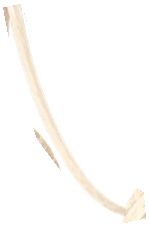
#> input picture tools/GreatSilkMothRig/parts/bridge_silk.png, 149 x 227 px, given in place of character-generated.png, which was not available
$ python prepare_great_silk_moth.py
#> lines starting #> are read from the running program, lines starting #| are printed output that depends on the picture; after the words box and inside, x2 and y2 are one past the last pixel; in counts of white or black regions, pixels touching at a corner belong together; pictures that were not available may be replaced by others from this repository, and a replacement may not be noted
"""Partition the approved Sunburst sprite without replacing the painted silhouette."""
from pathlib import Path
import json
import shutil
import hashlib
import numpy as np
from PIL import Image, ImageDraw
import cv2

ROOT = Path(__file__).resolve().parents[1]
SOURCE = ROOT / 'source_assets/monsters/great_silk_moth'
PARTS = ROOT / 'tools/GreatSilkMothRig/parts'
PARTS.mkdir(parents=True, exist_ok=True)
image = Image.open(SOURCE / 'character-generated.png').convert('RGBA')
#> image is the input picture: PIL image 149x227 RGBA; mean R, G, B, A 140, 127.6, 115.5, 25.7
a = np.array(image)
# Remove detached extraction specks; preserve fine connected hair and silk.
count, labels, stats, _ = cv2.connectedComponentsWithStats((a[:,:,3] > 8).astype('uint8'), 8)
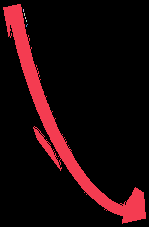
#> labels: shape (227, 149) int32; 7 distinct labels, from 0 to 6; one colour per label, 0 black
#> count = 7; stats = [[0, 0, 149, 227, 29800], [3, 4, 143, 220, 4010], [23, 9, 1, 3, 3], [24, 13, 1, 3, 3], [25, 17, 1, 2, 2], [26, 20, 1, 2, 2], [26, 24, 2, 3, 3]]
for i in range(1, count):
    if stats[i, cv2.CC_STAT_AREA] < 10:
        a[labels == i, 3] = 0
#> a: shape (227, 149, 4); 0.04% of pixels changed, all inside (x1, y1, x2, y2) = (23, 9, 28, 27)
image = Image.fromarray(a)
image.save(SOURCE / 'character-final.png')
def polygon(points):
    mask = Image.new('L', image.size)
#> mask: PIL image 149x227 L; every value is 0
    ImageDraw.Draw(mask).polygon(points, fill=255)
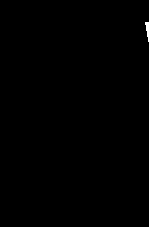
#> mask: PIL image 149x227 L; 0.14% white; 1 white region, box (x1, y1, x2, y2) and area: (145, 22, 149, 42) 47
    return np.array(mask) > 0
regions = [
 ('wing_far',[(145,22),(445,22),(675,430),(637,499),(483,527),(359,366),(178,208)]),
 ('wing_near',[(516,484),(790,198),(1165,15),(1379,15),(1385,475),(1320,666),(1040,658),(760,613),(623,579)]),
 ('wing_hind',[(600,550),(760,565),(897,628),(999,688),(1065,865),(790,898),(636,711)]),
 ('body',[(282,455),(422,431),(505,420),(599,470),(650,541),(675,644),(729,730),(808,844),(777,914),(659,900),(548,825),(494,766),(389,735),(305,653),(274,534)]),
 ('silk_a',[(335,672),(371,675),(392,801),(412,874),(419,937),(307,944),(304,807),(325,782)]),
 ('silk_b',[(469,718),(495,718),(513,856),(577,899),(579,1009),(439,1019),(430,947),(463,855)]),
 ('tail',[(743,847),(778,851),(847,887),(1036,910),(1074,1035),(1020,1110),(850,1029),(733,914)]),
 ('bridge_silk',[(347,690),(365,686),(381,746),(403,805),(450,852),(487,875),
                 (489,901),(466,906),(415,867),(381,822),(359,755)])
]
names=['body','wing_far','wing_near','wing_hind','silk_a','silk_b','tail','bridge_silk']
assignment=np.zeros(a.shape[:2],np.uint8)
masks={name:polygon(points) for name,points in regions}
#> masks = 8 items
for name, points in regions:
    assignment[masks[name]]=names.index(name)
# The near feather was originally split between the rear wing and body.
# Protect both complete feelers before inferring unassigned edge pixels.
near_feeler=polygon([(295,326),(330,327),(372,337),(414,361),(446,393),(467,434),
                     (479,500),(455,482),(446,443),(398,421),(353,398),(313,362)])
far_feeler=polygon([(49,388),(145,386),(235,349),(291,361),(344,401),(369,455),
                    (375,502),(355,495),(341,451),(316,431),(231,478),(130,488),(82,448)])
feelers=near_feeler|far_feeler
masks['body']|=feelers
assignment[feelers]=names.index('body')
unassigned=(assignment==names.index('body'))&~masks['body']
nearest=np.argmin(np.stack([cv2.distanceTransform((~masks[name]).astype('uint8'),
                        cv2.DIST_L2,3) for name in names]),axis=0)
#> nearest: shape (227, 149) int64; every value is 1
assignment[unassigned]=nearest[unassigned]
#> assignment: shape (227, 149); every value is 1
meta={}
recomposed=np.zeros_like(a)
for i,name in enumerate(names):
    mask=(assignment==i).astype('uint8')
    # Painted overlap underneath neighbouring wing planes/neck prevents seams
    # opening during the fan stroke. Only existing silhouette pixels are used.
    if name.startswith('wing_'):
        mask=cv2.dilate(mask,np.ones((31,31),np.uint8))
        # A wing must not carry a second, detached copy of either feather.
        mask[feelers]=0
    elif name in ('silk_a','silk_b','tail'):
        mask=cv2.dilate(mask,np.ones((7,7),np.uint8))
    part=a.copy(); part[mask==0,3]=0
    y,x=np.where(part[:,:,3]>0)
#> (the run stopped early here; a loop or call above may not have finished)

$ run again, on tools/GreatSilkMothRig/parts/wing_hind.png
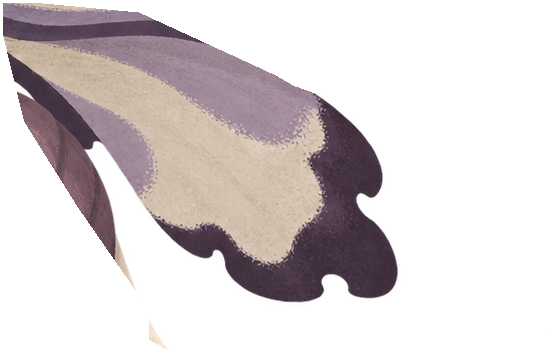
#> input picture tools/GreatSilkMothRig/parts/wing_hind.png, 553 x 360 px, given in place of character-generated.png, which was not available
#> image is the input picture: PIL image 553x360 RGBA; mean R, G, B, A 94.8, 81.3, 83.2, 90.2
#> labels: shape (360, 553) int32; 3 distinct labels, from 0 to 2
#> count = 3; stats = [[0, 0, 553, 360, 127301], [3, 3, 395, 300, 71574], [149, 319, 21, 32, 205]]
#> in polygon, `ImageDraw.Draw(mask).polygon(points, fill=255)`:
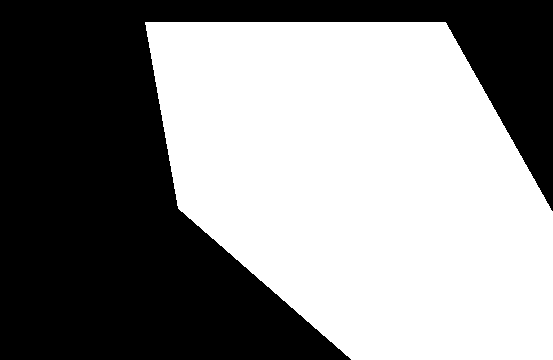
#> mask: PIL image 553x360 L; 53.5% white; 1 black region, box (x1, y1, x2, y2) and area: (0, 0, 553, 360) 92601
#> masks = 8 items
#> feelers: shape (360, 553) bool; 1.5% white; 2 white regions, box (x1, y1, x2, y2) and area: (295, 326, 411, 360) 2495, (211, 349, 283, 360) 401
#> unassigned: shape (360, 553) bool; 45.8% white; 1 white region, box (x1, y1, x2, y2) and area: (0, 0, 553, 360) 91245
#> nearest: shape (360, 553) int64; values 0 (black) and 1 (white), 91.6% white; 1 black region, box (x1, y1, x2, y2) and area: (0, 298, 411, 360) 16777

$ run again, on tools/GreatSilkMothRig/parts/wing_near.png
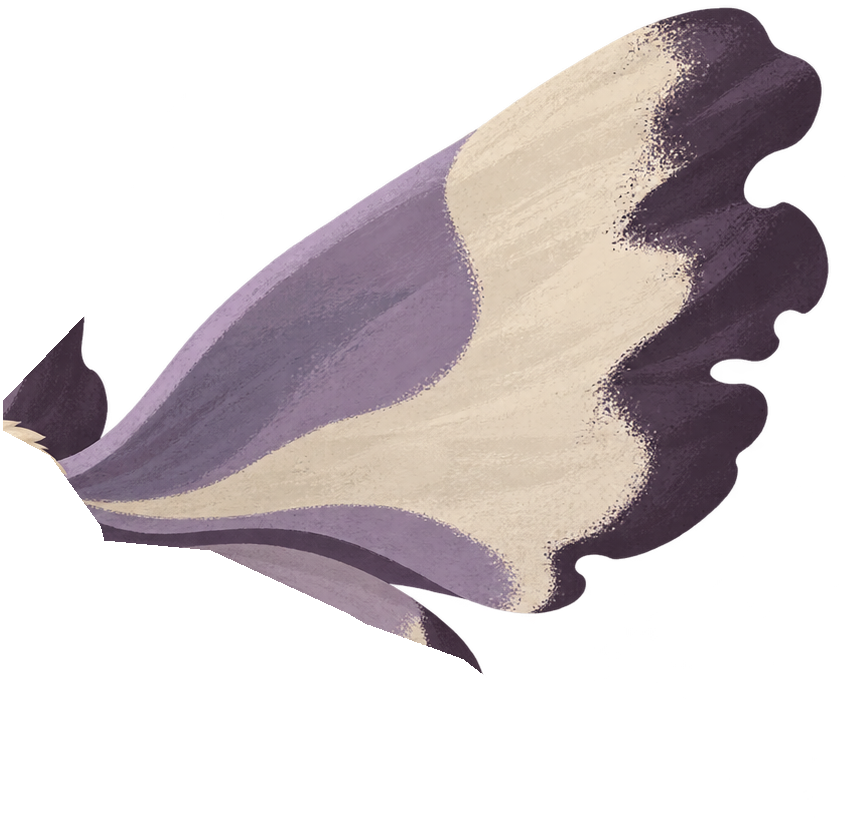
#> input picture tools/GreatSilkMothRig/parts/wing_near.png, 848 x 821 px, given in place of character-generated.png, which was not available
#> image is the input picture: PIL image 848x821 RGBA; mean R, G, B, A 91.4, 80, 80.8, 104.1
#> `count, labels, stats, _ = cv2.connectedComponentsWithStats((a[:,:,3] >..`:
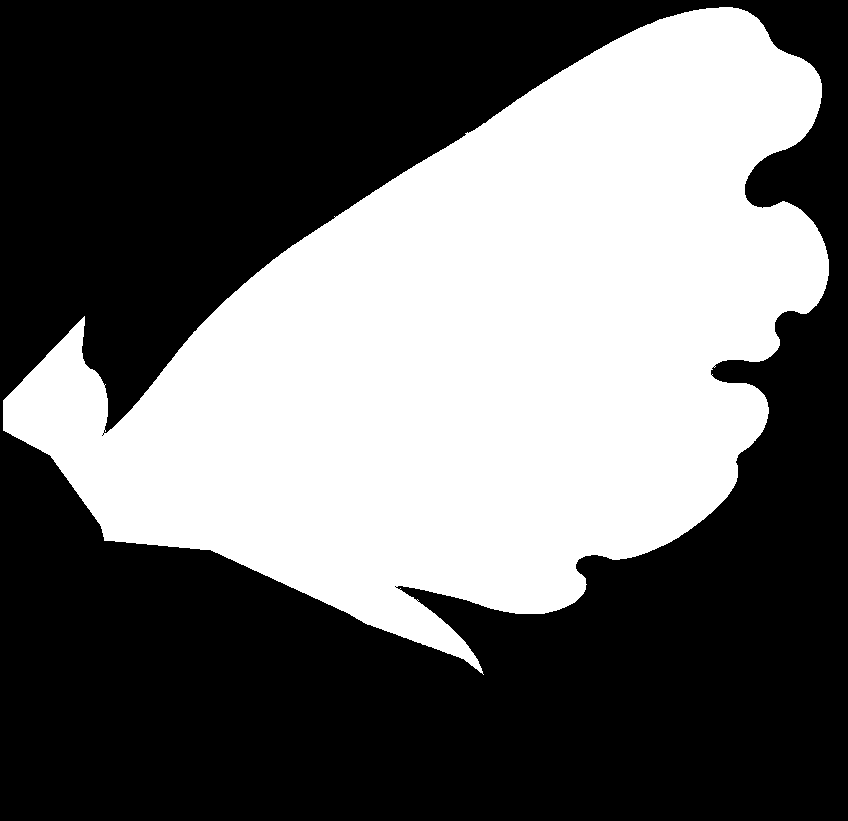
#> labels: shape (821, 848) int32; values 0 (black) and 1 (white), 41.4% white; 1 white region, box (x1, y1, x2, y2) and area: (3, 7, 829, 675) 288465
#> count = 2; stats = [[0, 0, 848, 821, 407743], [3, 7, 826, 668, 288465]]
#> masks = 8 items
#> feelers: shape (821, 848) bool; 5.4% white; 2 white regions, box (x1, y1, x2, y2) and area: (49, 349, 376, 503) 27624, (295, 326, 480, 501) 10284
#> unassigned: shape (821, 848) bool; 42.1% white; 3 white regions, box (x1, y1, x2, y2) and area: (0, 0, 848, 821) 287252, (381, 728, 467, 821) 5204, (504, 778, 543, 821) 760
#> nearest: shape (821, 848) int64; 7 distinct labels, from 0 to 7
